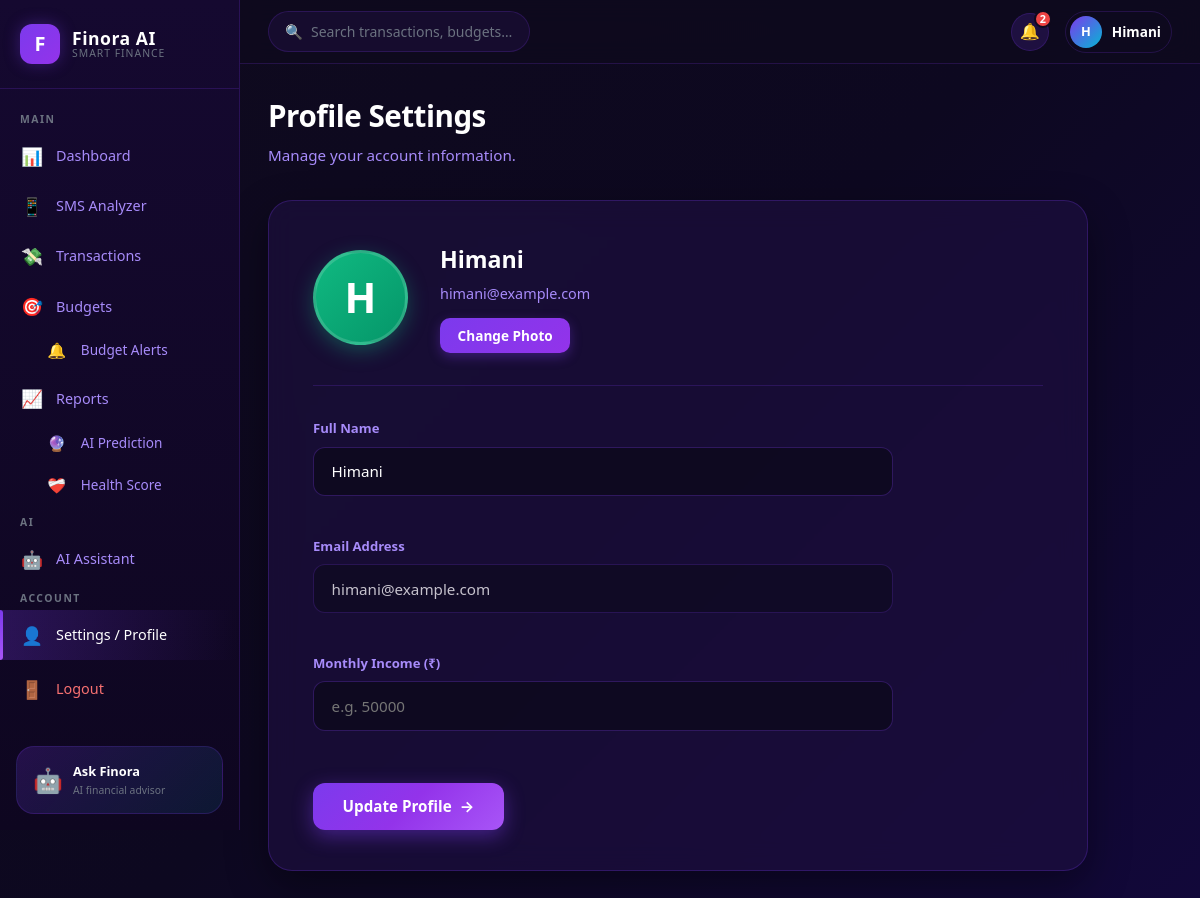
Screenshot of /profile (signed in) with the database file from the repository.
### models.py (models this page shows, shortened)
class User(db.Model):
    __tablename__ = 'users'
    id = db.Column(db.Integer, primary_key=True)
    full_name = db.Column(db.String(120), nullable=False)
    email = db.Column(db.String(255), unique=True, nullable=False, index=True)
    password_hash = db.Column(db.String(256), nullable=False)
    photo = db.Column(db.String(512), nullable=True, default=None)
    currency = db.Column(db.String(10), default='INR')
    monthly_income = db.Column(db.Numeric(12, 2), default=0, nullable=False)
    created_at = db.Column(db.DateTime, default=datetime.utcnow, nullable=False)
    transactions = db.relationship('Transaction', backref='user', lazy='dynamic',
                                   cascade='all, delete-orphan')
    budgets = db.relationship('Budget', backref='user', lazy='dynamic',
                              cascade='all, delete-orphan')

### app.py (the view)
    @app.route('/profile')
    @login_required
    def profile():
        user = _get_current_user()
        return render_template('profile.html', user=user)

### app.py (called while the page is built)
def login_required(f):
    @functools.wraps(f)
    def decorated(*args, **kwargs):
        if 'user_id' not in session:
            if request.path.startswith('/api/'):
                return jsonify({'success': False, 'error': 'Authentication required'}), 401
            return redirect(url_for('login'))
        return f(*args, **kwargs)
    return decorated

def _get_current_user() -> User | None:
    uid = session.get('user_id')
    if uid is None:
        return None
    return db.session.get(User, uid)

### templates/profile.html (shortened to what this page needs)
{% extends "base.html" %}
{% block content %}
<div class="profile-header">
  <h1 class="profile-title">Profile Settings</h1>
  <p class="profile-subtitle">Manage your account information.</p>
</div>
<div class="profile-card">
  <div class="profile-top-section">
    <div class="avatar-circle-large">
      {{ current_user.full_name[0] | upper if current_user else 'H' }}
    </div>
    <div class="profile-meta-header">
      <div class="p-name">{{ current_user.full_name if current_user else 'Himani' }}</div>
      <div class="p-email">{{ current_user.email if current_user else 'himani@example.com' }}</div>
      <button type="button" class="btn-change-photo" onclick="document.getElementById('photoInput').click()">
        Change Photo
      </button>
    </div>
  </div>
  <form class="profile-form-grid" onsubmit="updateProfile(event)">
    <div class="form-group">
      <label>Full Name</label>
      <input type="text" id="profName" class="profile-input" value="{{ current_user.full_name if current_user else 'Himani' }}" required />
    </div>
    <div class="form-group">
      <label>Email Address</label>
      <input type="email" id="profEmail" class="profile-input" value="{{ current_user.email if current_user else 'himani@example.com' }}" readonly style="opacity: 0.75; cursor: not-allowed;" />
    </div>
    <div class="form-group">
      <label>Monthly Income (₹)</label>
      <input type="number" id="profIncome" class="profile-input" min="0" step="100" value="{{ current_user.monthly_income|float|int if current_user and current_user.monthly_income else '' }}" placeholder="e.g. 50000" />
    </div>
    <button type="submit" class="btn-update-profile" id="saveProfBtn">
      Update Profile <span>&rarr;</span>
    </button>
  </form>
</div>
{% endblock %}

### templates/base.html (shortened to what this page needs)
<!DOCTYPE html>
<html lang="en">
<head>
  <link rel="stylesheet" href="{{ url_for('static', filename='css/style.css') }}" />
</head>
<body>
{% if not no_shell | default(false) %}
<aside class="sidebar" id="sidebar">
  <a href="{{ url_for('dashboard') }}" class="sidebar-logo">
    <div class="sidebar-logo-icon">F</div>
    <div class="sidebar-logo-text">
      <span class="name">Finora AI</span>
      <span class="tagline">Smart Finance</span>
    </div>
  </a>
  <nav class="sidebar-nav" aria-label="Main navigation">
    <span class="nav-section-label">Main</span>
    <a href="{{ url_for('dashboard') }}"
       class="nav-item {% if request.endpoint == 'dashboard' %}active{% endif %}">
      <span class="nav-icon">📊</span>
      <span>Dashboard</span>
    </a>
    <a href="{{ url_for('sms_analyzer') }}"
       class="nav-item {% if request.endpoint == 'sms_analyzer' %}active{% endif %}">
      <span class="nav-icon">📱</span>
      <span>SMS Analyzer</span>
    </a>
    <a href="{{ url_for('transactions') }}"
       class="nav-item {% if request.endpoint == 'transactions' %}active{% endif %}">
      <span class="nav-icon">💸</span>
      <span>Transactions</span>
    </a>
    <a href="{{ url_for('budgets') }}"
       class="nav-item {% if request.endpoint in ('budgets', 'budget_alerts') %}active{% endif %}">
      <span class="nav-icon">🎯</span>
      <span>Budgets</span>
    </a>
    <a href="{{ url_for('budget_alerts') }}"
       class="nav-item {% if request.endpoint == 'budget_alerts' %}active{% endif %}"
       style="padding-left: 2.8rem; font-size: 0.85rem; margin-top: -0.25rem;">
      <span class="nav-icon" style="font-size: 0.95rem;">🔔</span>
      <span>Budget Alerts</span>
    </a>
    <a href="{{ url_for('reports') }}"
       class="nav-item {% if request.endpoint in ('reports', 'spending_prediction', 'financial_health') %}active{% endif %}">
      <span class="nav-icon">📈</span>
      <span>Reports</span>
    </a>
    <a href="{{ url_for('spending_prediction') }}"
       class="nav-item {% if request.endpoint == 'spending_prediction' %}active{% endif %}"
       style="padding-left: 2.8rem; font-size: 0.85rem; margin-top: -0.25rem;">
      <span class="nav-icon" style="font-size: 0.95rem;">🔮</span>
      <span>AI Prediction</span>
    </a>
    <a href="{{ url_for('financial_health') }}"
       class="nav-item {% if request.endpoint == 'financial_health' %}active{% endif %}"
       style="padding-left: 2.8rem; font-size: 0.85rem; margin-top: -0.25rem;">
      <span class="nav-icon" style="font-size: 0.95rem;">❤️‍🩹</span>
      <span>Health Score</span>
    </a>
    <span class="nav-section-label">AI</span>
    <a href="{{ url_for('ai_assistant') }}"
       class="nav-item {% if request.endpoint == 'ai_assistant' %}active{% endif %}">
      <span class="nav-icon">🤖</span>
      <span>AI Assistant</span>
    </a>
    <span class="nav-section-label">Account</span>
    <a href="{{ url_for('profile') }}"
       class="nav-item {% if request.endpoint == 'profile' %}active{% endif %}">
      <span class="nav-icon">👤</span>
      <span>Settings / Profile</span>
    </a>
    <a href="{{ url_for('logout') }}" class="nav-item logout-btn">
      <span class="nav-icon">🚪</span>
      <span>Logout</span>
    </a>
  </nav>
  <a href="{{ url_for('ai_assistant') }}" class="sidebar-ai-bubble">
    <span class="ai-icon">🤖</span>
    <div class="ai-text">
      <div class="title">Ask Finora</div>
      <div class="subtitle">AI financial advisor</div>
    </div>
  </a>
</aside>
<div class="main-wrapper">
  <header class="topbar">
    <div class="topbar-left">
      <div class="search-bar">
        <span class="search-icon">🔍</span>
        <input type="text" placeholder="Search transactions, budgets…" aria-label="Global search" />
      </div>
    </div>
    <div class="topbar-right">
      <a href="{{ url_for('budget_alerts') }}" class="icon-btn" aria-label="Notifications" title="2 Budget Alerts" style="text-decoration:none; position:relative; display:inline-flex; align-items:center; justify-content:center;">
        🔔
        <span class="notification-badge" style="position:absolute; top:-4px; right:-4px; background:#ef4444; color:#fff; font-size:0.68rem; font-weight:800; border-radius:50%; width:18px; height:18px; display:flex; align-items:center; justify-content:center; border:2px solid #0f0a1e;">2</span>
      </a>
      <a href="{{ url_for('profile') }}" class="user-menu" aria-label="Profile">
        <div class="user-avatar">
          {% if current_user and current_user.photo %}
            <img src="{{ current_user.photo }}" alt="{{ current_user.full_name }}" />
          {% elif current_user %}
            {{ current_user.full_name[0] | upper }}
          {% else %}
            U
          {% endif %}
        </div>
        <span class="user-name">
          {% if current_user %}{{ current_user.full_name.split()[0] }}{% else %}User{% endif %}
        </span>
      </a>
    </div>
  </header>
  <main class="page-content">
{% endif %}
    {% block content %}{% endblock %}
{% if not no_shell | default(false) %}
  </main>
</div>
{% endif %}
</body>
</html>

### templates/profile.html (style rules this page uses)
.profile-header { margin-bottom: 2rem; }
.profile-title { font-size: 1.85rem; font-weight: 800; color: #ffffff; letter-spacing: -0.5px; }
.profile-subtitle { color: #a78bfa; font-size: 0.95rem; margin-top: 0.25rem; }
.profile-card { max-width: 820px; background: rgba(30, 16, 64, 0.65); border: 1px solid rgba(124, 58, 237, 0.25); border-radius: 24px; padding: 2.5rem 2.75rem; box-shadow: 0 15px 40px rgba(0, 0, 0, 0.4); backdrop-filter: blur(14px); }
.profile-top-section { display: flex; align-items: center; gap: 2rem; padding-bottom: 2rem; border-bottom: 1px solid rgba(124, 58, 237, 0.2); margin-bottom: 2rem; }
.avatar-circle-large { width: 95px; height: 95px; border-radius: 50%; background: linear-gradient(135deg, #10b981 0%, #059669 100%); color: #ffffff; font-size: 2.6rem; font-weight: 800; display: flex; align-items: center; justify-content: center; box-shadow: 0 6px 20px rgba(16, 185, 129, 0.35); border: 3px solid rgba(255, 255, 255, 0.15); flex-shrink: 0; }
.profile-meta-header .p-name { font-size: 1.45rem; font-weight: 800; color: #ffffff; margin-bottom: 0.25rem; }
.profile-meta-header .p-email { font-size: 0.9rem; color: #a78bfa; margin-bottom: 0.85rem; }
.btn-change-photo { background: linear-gradient(135deg, #7c3aed 0%, #9333ea 100%); border: none; border-radius: 10px; padding: 0.5rem 1.1rem; color: #ffffff; font-size: 0.85rem; font-weight: 700; cursor: pointer; box-shadow: 0 4px 12px rgba(124, 58, 237, 0.35); transition: transform 0.2s; }
.profile-form-grid { display: flex; flex-direction: column; gap: 1.25rem; max-width: 580px; }
.form-group label { display: block; font-size: 0.82rem; color: #a78bfa; margin-bottom: 0.45rem; font-weight: 600; }
.profile-input { width: 100%; background: rgba(15, 10, 30, 0.85); border: 1px solid rgba(124, 58, 237, 0.3); border-radius: 12px; padding: 0.85rem 1.1rem; color: #ffffff; font-size: 0.95rem; transition: all 0.2s; }
.btn-update-profile { align-self: flex-start; background: linear-gradient(135deg, #7c3aed 0%, #9333ea 50%, #a855f7 100%); border: none; border-radius: 12px; padding: 0.85rem 1.85rem; color: #ffffff; font-size: 0.95rem; font-weight: 700; cursor: pointer; box-shadow: 0 6px 20px rgba(124, 58, 237, 0.45); margin-top: 0.75rem; display: inline-flex; align-items: center; gap: 0.5rem; transition: all 0.25s ease; }

### rows the page displays
User: full_name "H", full_name "Himani", email "himani@example.com"
